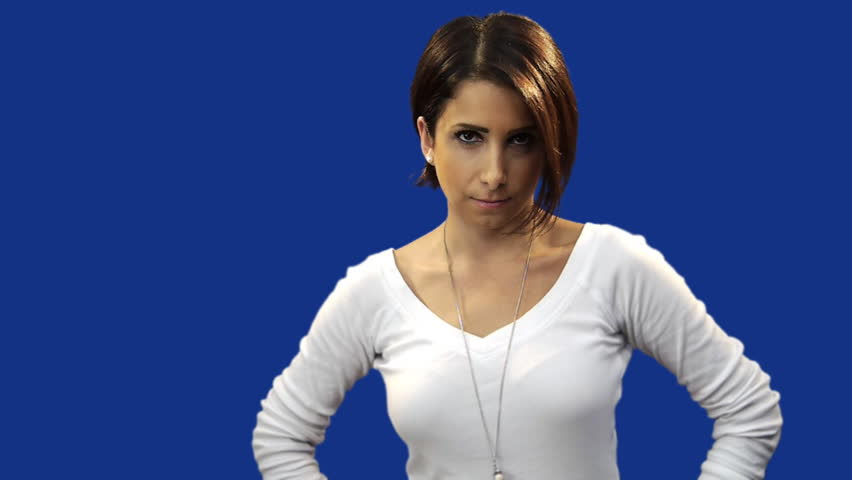
#> input picture girl-bluescreen.jpg, 852 x 480 px
$ jupyter execute blue-screen.ipynb   (shell and % lines are left out)
#> lines starting #> are read from the running program, lines starting #| are printed output that depends on the picture; after the words box and inside, x2 and y2 are one past the last pixel; in counts of white or black regions, pixels touching at a corner belong together
# Color Threshold, Blue Screen show
Import resources

[cell 1]
import matplotlib.pyplot as plt
import numpy as np
import cv2

Read in an image on blue screen.

[cell 2]
image = cv2.imread('girl-bluescreen.jpg')
#> image is the input picture: shape (480, 852, 3); mean B, G, R 138.1, 82.9, 64.5
#print info
print(f'image type {type(image)} shape {image.shape}')
#| image type <class 'numpy.ndarray'> shape (480, 852, 3)

[cell 3]
# sets the backend of matplotlib to the 'inline' backend:
# the output of plotting commands is displayed inline within cell.
# display, cv image is in BGR
plt.imshow(image)

[cell 4]
# change to RGB expected by IPython notebook
rgbImg = cv2.cvtColor(image, cv2.COLOR_BGR2RGB)
plt.imshow(rgbImg)

## Color Threshold

[cell 5]
# pick a value of blue-screen
print(f'dot at blue screen {rgbImg[0,0,:]}')
#| dot at blue screen [ 19  50 132]

[cell 6]
# Define the color treshold in RGB value.
lowerBlue = np.array([0,0,120])
upperBlue = np.array([30, 60, 255])
# mask - select area by color threshold
mask = cv2.inRange(rgbImg, lowerBlue, upperBlue)
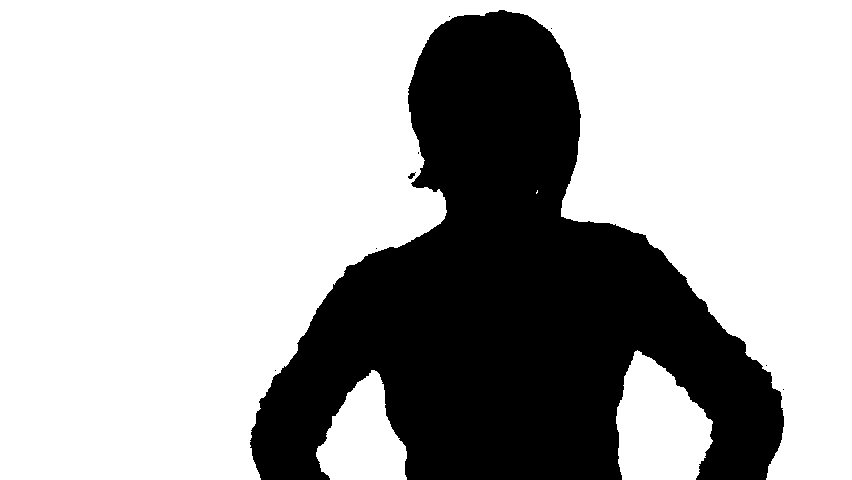
#> mask: shape (480, 852); 69.5% white; 9 black regions (7 under 20 px), largest, box (x1, y1, x2, y2) and area: (250, 10, 784, 480) 124572, (408, 172, 416, 179) 28
# visualise mask
plt.imshow(mask, cmap='gray')

[cell 7]
maskedFront = np.copy(rgbImg)
# select part of image that white in mask and set them to black
maskedFront[mask != 0] = [0,0,0]
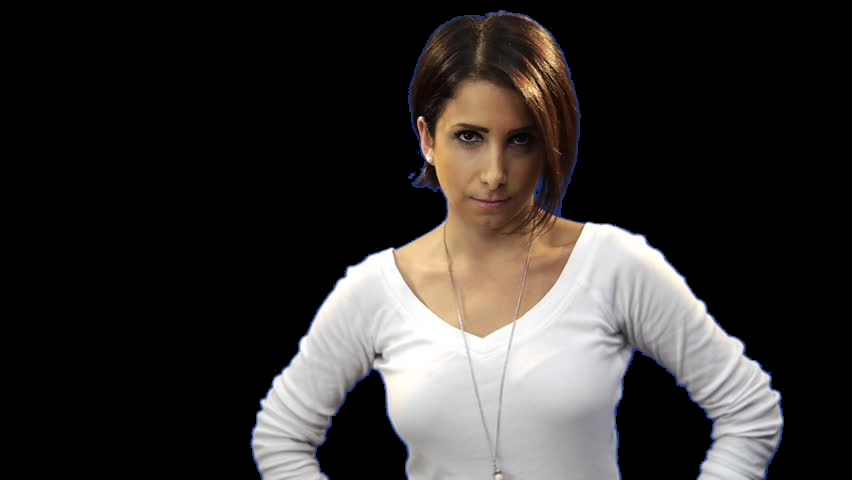
#> maskedFront: shape (480, 852, 3); mean R, G, B 51.3, 48.1, 46.3
# only not masked area is shown thougth
plt.imshow(maskedFront)

[cell 8]
# construct background image
backgroundBRG = cv2.imread('LA_beach.jpg')
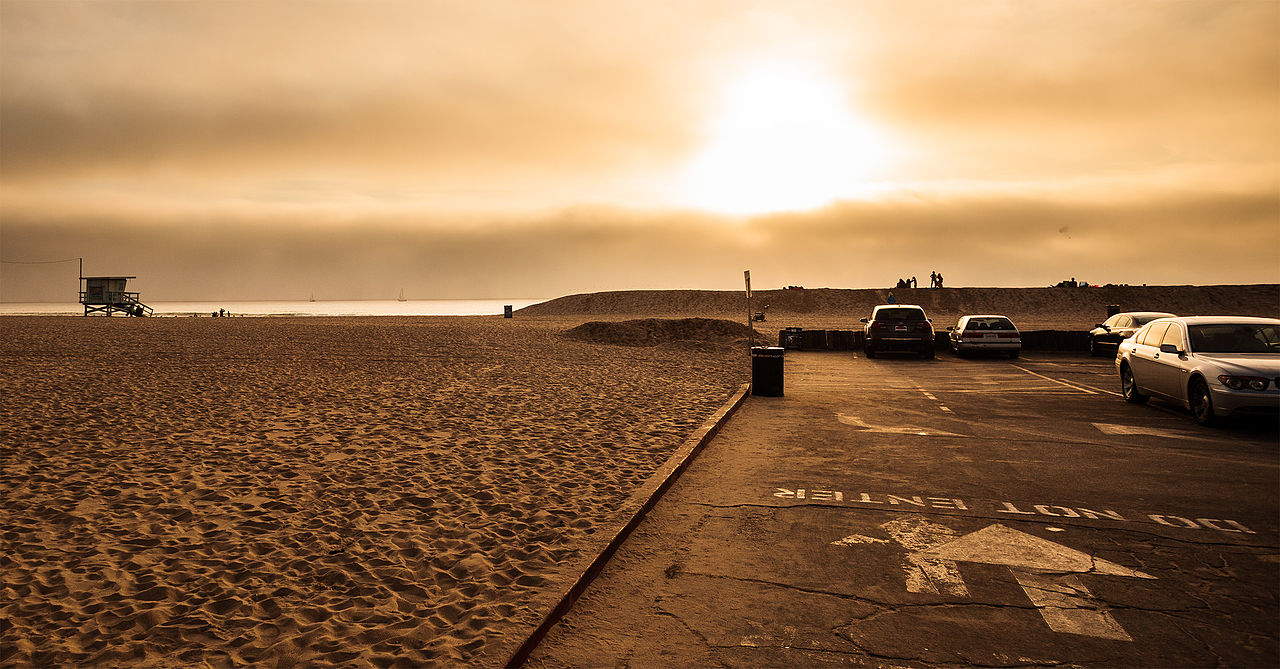
#> input picture LA_beach.jpg, 1280 x 669 px
#> backgroundBRG is the input picture: shape (669, 1280, 3); mean B, G, R 82.8, 117.6, 153.8
backgroundRGB = cv2.cvtColor(backgroundBRG, cv2.COLOR_BGR2RGB)
# crop to the right size (481, 853)
background = backgroundRGB[0:480, 0:852]
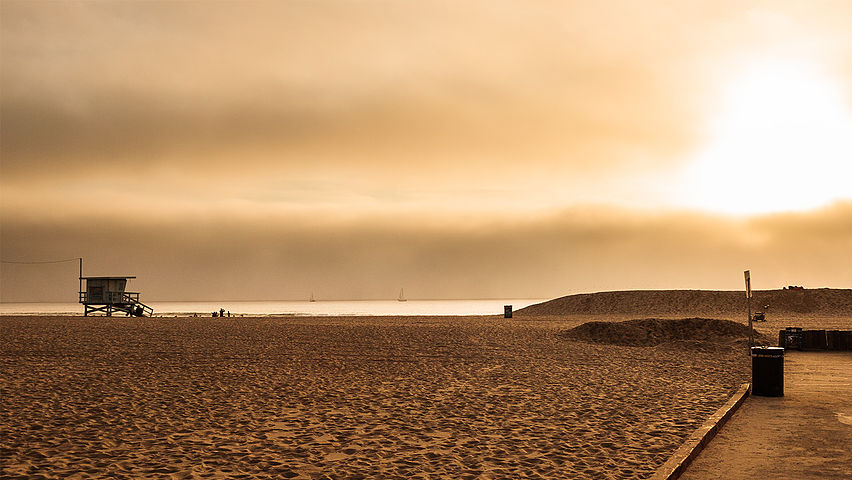
#> background: shape (480, 852, 3); mean R, G, B 180.9, 144.2, 106.9
# background image to show where mask is detected
maskedBack = np.copy(background)
maskedBack[mask == 0] = [0,0,0]
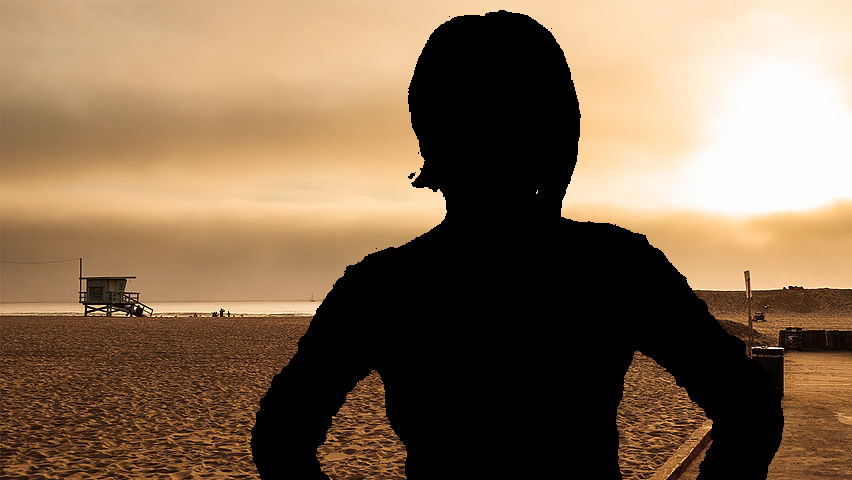
#> maskedBack: shape (480, 852, 3); mean R, G, B 131.1, 106.8, 81.3
# check up
plt.imshow(maskedBack)

[cell 9]
# apply back and front with mask
scene = maskedFront + maskedBack
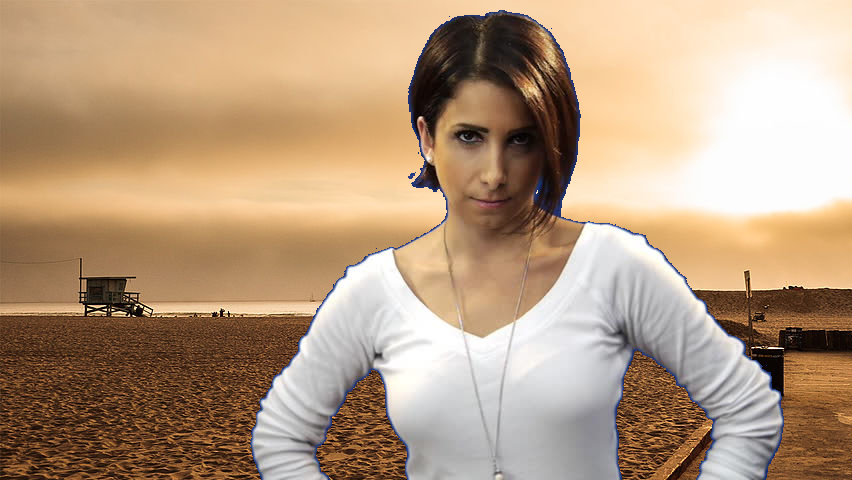
#> scene: shape (480, 852, 3); mean R, G, B 182.4, 154.9, 127.6
plt.imshow(scene)
